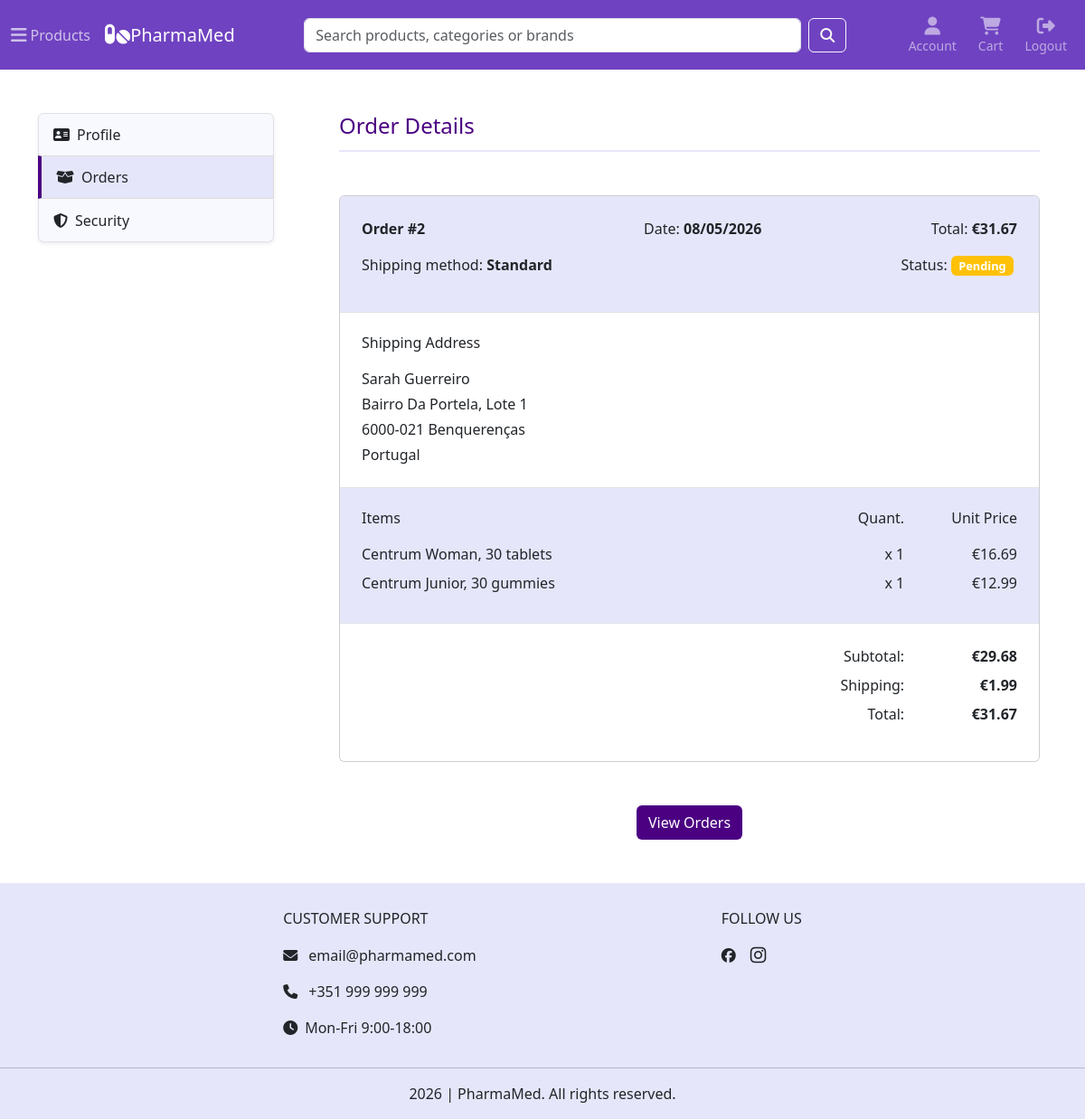
Before: /account/order_details/2 (signed in) with the older database file.
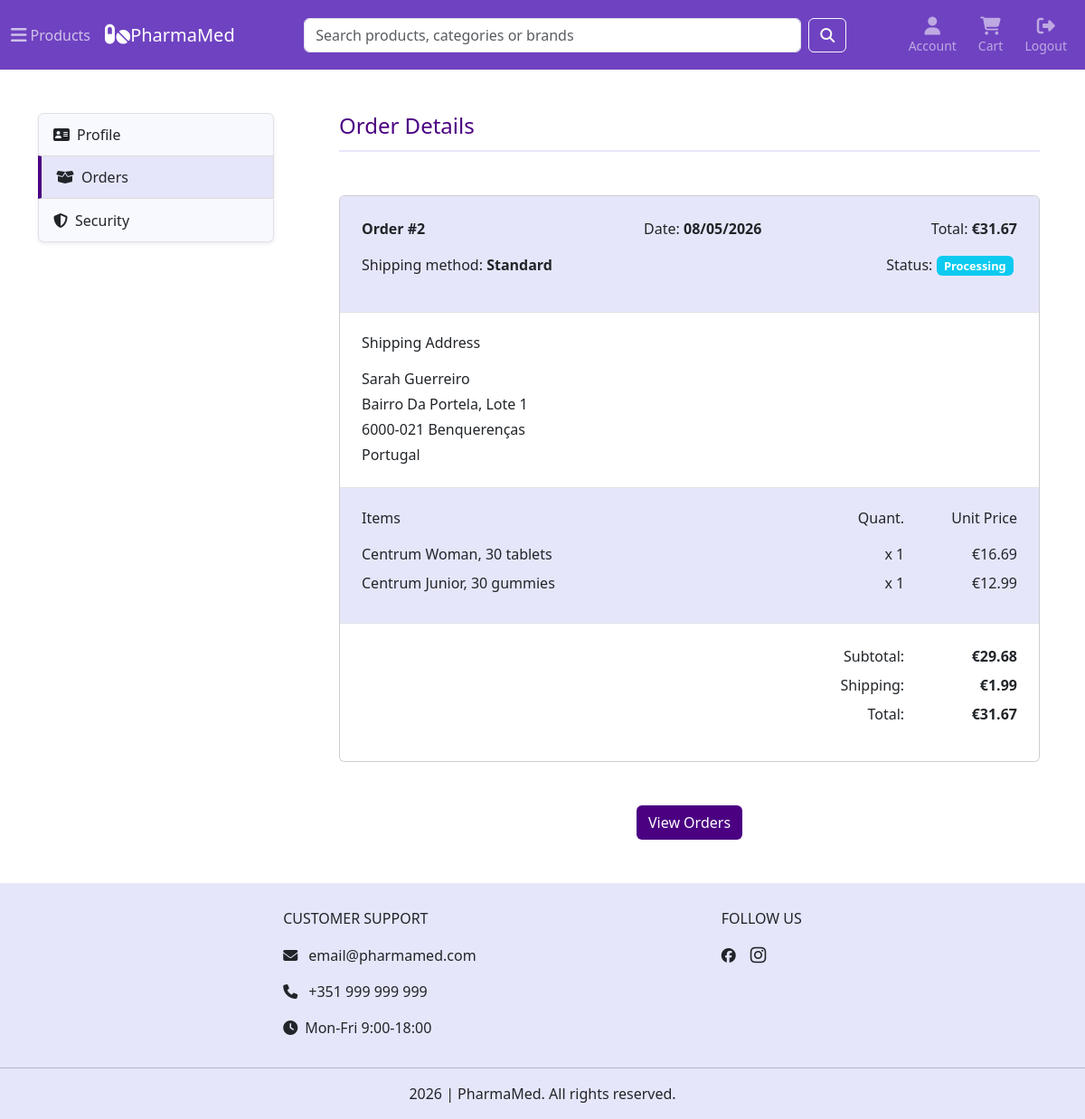
After: the same page with the newer database file.
### tables this page shows
CREATE TABLE "orders" (
    id INTEGER PRIMARY KEY AUTOINCREMENT,
    user_id INTEGER NOT NULL,
    address_id INTEGER NOT NULL,
    full_name TEXT NOT NULL,
    address_line TEXT NOT NULL,
    postal_code TEXT NOT NULL,
    city TEXT NOT NULL,
    country TEXT NOT NULL,
    shipping_method TEXT NOT NULL,
    subtotal REAL NOT NULL,
    shipping_cost REAL NOT NULL,
    total REAL NOT NULL,
    status TEXT NOT NULL DEFAULT 'pending',
    created_at DATETIME DEFAULT CURRENT_TIMESTAMP,
    updated_at DATETIME DEFAULT CURRENT_TIMESTAMP,
    FOREIGN KEY (user_id) REFERENCES users(id)
);

### app.py (the view)
@app.route("/account/order_details/<int:order_id>")
@login_required
def order_details(order_id):
    db = get_db()
    order = db.execute("SELECT * FROM orders WHERE id = ? AND user_id = ?", (order_id, current_user.id)).fetchone()
    items = db.execute("SELECT * FROM order_items WHERE order_id = ?", (order_id,)).fetchall()
    return render_template("account/order_details.html", active_page="orders", order=order, items=items)

### app.py (called while the page is built)
@login_manager.user_loader
def load_user(user_id):
    db = get_db()
    if db is None:
        return None
    user = db.execute("SELECT id, email, first_name, last_name FROM users WHERE id = ?",(user_id,)).fetchone()
    if user is None:
        return None
    return User(user["id"], user["email"], user["first_name"], user["last_name"])

@app.context_processor
def inject_globals():
    return {
        "categories_menu": load_categories_menu(),
        "cart_count": get_cart_count()
    }

### helpers.py (called while the page is built)
def get_db():
    if "db" not in g:
        g.db = sqlite3.connect("pharmamed.db")
        g.db.row_factory = sqlite3.Row
        g.db.execute("PRAGMA foreign_keys = ON")
    return g.db

def get_cart_count():
    db = get_db()
    if current_user.is_authenticated:
        return db_cart_count(db, current_user.id)
    session_cart = session.get('cart', {})
    return sum(session_cart.values())

def db_cart_count(db, user_id):
    cart_count = db.execute("""SELECT SUM(quantity) as total FROM cart_items ci JOIN carts c ON ci.cart_id = c.id WHERE c.user_id = ?""", (user_id,)).fetchone()
    return cart_count["total"] or 0

### templates/account/order_details.html
{% extends "account/account.html" %}
{% block account_content %}
<div class="page-header pb-1">
    <h4>Order Details</h4>
</div>
<div class="card order-card my-5">
    <ul class="list-group list-group-flush">
        <li class="list-group-item dark-item p-3 p-md-4">
            <div class="row">
                <div class="col-12 col-md-4 col-lg-5 mb-3 mb-md-0 ">
                    <strong>Order #{{ order.id }} </strong>
                </div>
                <div class="col-12 col-md-8 col-lg-4 text-md-end text-lg-start">
                    <p>Date: <strong>{{ order.created_at | format_date }}</strong></p>
                </div>
                <div class="col-12 col-md-4 col-lg-3 text-lg-end mt-lg-0">
                    <p>Total: <strong>€{{ "%.2f"|format(order.total)  }}</strong></p>
                </div>
                <div class="col-12 col-md-8 col-lg-5 text-md-end text-lg-start">
                    <p>Shipping method: <strong>{{ order.shipping_method|capitalize }}</strong></p>
                </div>
                <div class="col-12 col-md-4 col-lg-7 text-lg-end pe-lg-3">
                    <p>Status:
                        <span class="badge {% if order.status == 'pending' %}bg-warning{% elif order.status == 'processing' %}bg-info{% elif order.status == 'shipped' %}bg-primary{% elif order.status == 'delivered' %}bg-success{% elif order.status == 'cancelled' %}bg-danger{% endif %}">
                        {{ order.status|title }}
                        </span>
                    </p>
                </div>
            </div>
        </li>
        <li class="list-group-item p-3 p-md-4">
            <h6>Shipping Address</h6>
            <p class="mb-1">{{ order.full_name }}</p>
            <p class="mb-1">{{ order.address_line }}</p>
            <p class="mb-1">{{ order.postal_code }} {{ order.city }}</p>
            <p class="mb-0">{{ order.country }}</p>
        </li>
         <li class="list-group-item dark-item p-3 p-md-4">
            <div class="row">
                <div class="col-5 col-md-6 col-lg-8">
                    <h6>Items</h6>
                </div>
                <div class="col-3 col-md-3 col-lg-2 text-end">
                    <h6>Quant.</h6>
                </div>
                <div class="col-4 col-md-3 col-lg-2 text-end">
                    <h6>Unit Price</h6>
                </div>
            </div>
            {% for item in items %}
                <div class="row pb-2">
                    <div class="col-5 col-md-6 col-lg-8">
                        {{ item.name }}, {{ item.pack_size }}
                    </div>
                    <div class="col-3 col-md-3 col-lg-2 text-end">
                        x {{ item.quantity }}
                    </div>
                    <div class="col-4 col-md-3 col-lg-2 text-end">
                        €{{ "%.2f"|format(item.price) }}
                    </div>
                </div>
            {% endfor %}
        </li>
        <li class="list-group-item p-3 p-md-4">
            <div class="row">
                <div class="col-8 col-md-9 col-lg-10 text-end">
                    <p class="mb-2">Subtotal:</p>
                    <p class="mb-2">Shipping:</p>
                    <p>Total:</p>
                </div>
                <div class="col-4 col-md-3 col-lg-2 text-end">
                    <p class="mb-2"><strong> €{{ "%.2f"|format(order.subtotal) }}</strong></p>
                    <p class="mb-2"><strong> €{{ "%.2f"|format(order.shipping_cost) }}</strong></p>
                    <p><strong> €{{ "%.2f"|format(order.total) }}</strong></p>
                </div>
            </div>
        </li>
    </ul>
</div>
<div class="text-center">
    <a href="{{ url_for('orders') }}" class="btn view-orders-btn">
        View Orders
    </a>
</div>
{% endblock %}

Changed rows visible on the page:
changed orders "Standard": status "Pending" → "Processing"
